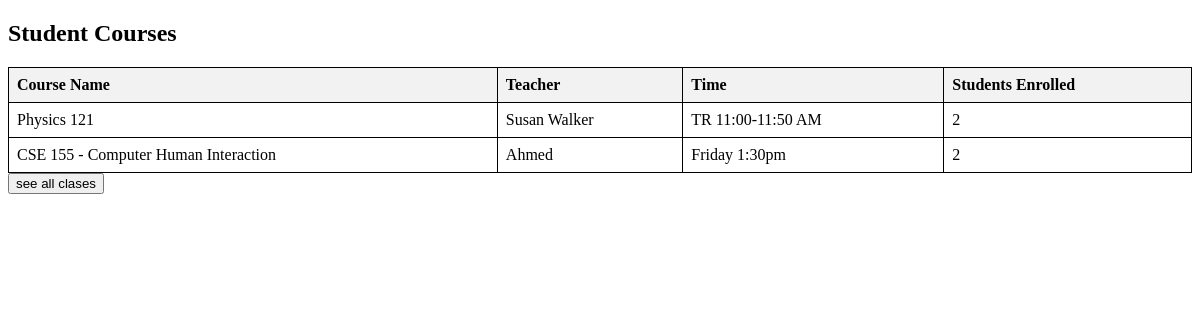
Before: /courses (signed in) with the older database file.
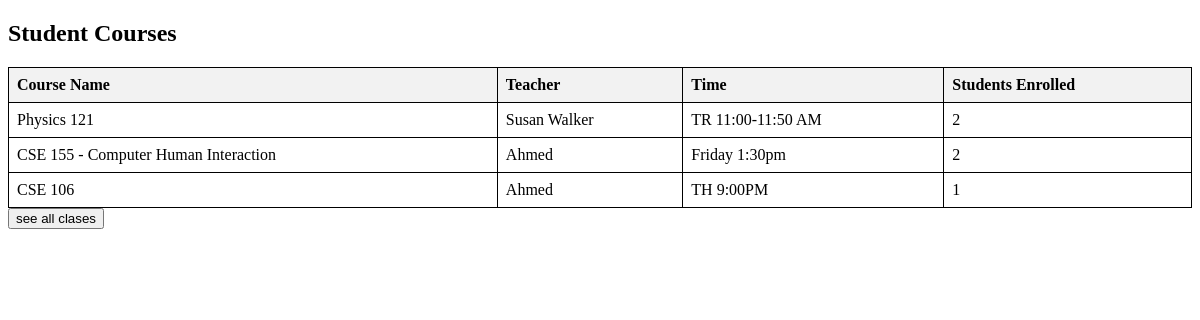
After: the same page with the newer database file.
### login_example.py (models this page shows)
class Course(db.Model):
    id = db.Column(db.Integer, primary_key=True)
    name = db.Column(db.String(100), nullable=False)
    teacher = db.Column(db.String(100), nullable=False)
    time = db.Column(db.String(100), nullable=False)
    current_students = db.Column(db.Integer, default=0)
    capacity = db.Column(db.Integer, nullable=False)
    users = db.relationship("User", secondary="user_course" ,backref="Course")

### login_example.py (the view)
@app.route('/courses')
@login_required
def courses():
    user = User.query.filter_by(username=current_user.username).first()
    if user.is_teacher:
        courses = Course.query.filter_by(teacher=user.username).all()  # Query courses taught by the teacher
        return render_template('teachLog.html', courses=courses)
    else:
        user_courses = UserCourse.query.filter_by(user_id=user.id).all()
        courses = []
        for i in user_courses:
            course = Course.query.get(i.course_id)
            if course:  # Check if the course exists
                courses.append(course)  # Append the Course object to the list
        return render_template('studLog.html', courses=courses)

### login_example.py (called while the page is built)
@login_manager.user_loader
def load_user(user_id):
    return User.query.get(int(user_id))

### templates/studLog.html (shortened to what this page needs)
<!DOCTYPE html>
<html lang="en">
<head>
</head>
<body>
    <h2>Student Courses</h2>
    <table>
        <tr>
            <th>Course Name</th>
            <th>Teacher</th>
            <th>Time</th>
            <th>Students Enrolled</th>
        </tr>
        {% for course in courses %}
        <tr>
            <td>{{ course.name }}</td>
            <td>{{ course.teacher }}</td>
            <td>{{ course.time }}</td>
            <td>{{ course.current_students }}</td>
        </tr>
        {% endfor %}
    </table>
    <button onclick="window.location.href='/all-courses'">see all clases</button>
</body>
</html>

Changed rows visible on the page:
added Course: name "CSE 106", teacher "Ahmed", time "TH 9:00PM", current_students "1"
